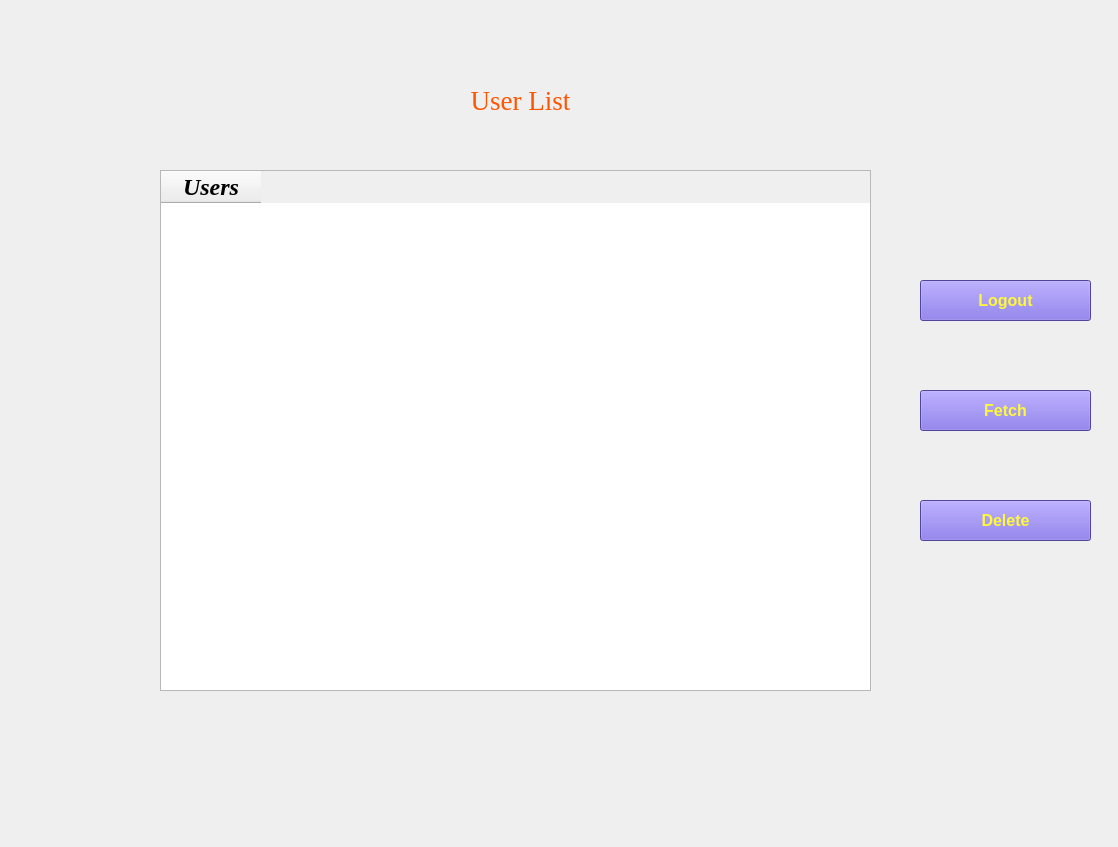
<?xml version="1.0" encoding="UTF-8"?>
<ui version="4.0">
 <class>MainWindow</class>
 <widget class="QMainWindow" name="MainWindow">
  <property name="geometry">
   <rect>
    <x>0</x>
    <y>0</y>
    <width>1118</width>
    <height>847</height>
   </rect>
  </property>
  <property name="windowTitle">
   <string>MainWindow</string>
  </property>
  <property name="styleSheet">
   <string notr="true">#centralwidget
{
	background-image:url(&quot;C:/Users/jaswa/Desktop/internship/projets/proj2/ui/image.jpg&quot;);
}</string>
  </property>
  <widget class="QWidget" name="centralwidget">
   <widget class="QLabel" name="label">
    <property name="geometry">
     <rect>
      <x>260</x>
      <y>70</y>
      <width>521</width>
      <height>61</height>
     </rect>
    </property>
    <property name="font">
     <font>
      <family>Times New Roman</family>
      <pointsize>20</pointsize>
     </font>
    </property>
    <property name="styleSheet">
     <string notr="true">color:rgb(255, 85, 0)</string>
    </property>
    <property name="text">
     <string>User List</string>
    </property>
    <property name="alignment">
     <set>Qt::AlignCenter</set>
    </property>
   </widget>
   <widget class="QTableWidget" name="uls">
    <property name="geometry">
     <rect>
      <x>160</x>
      <y>170</y>
      <width>711</width>
      <height>521</height>
     </rect>
    </property>
    <property name="font">
     <font>
      <pointsize>16</pointsize>
      <weight>75</weight>
      <italic>true</italic>
      <bold>true</bold>
     </font>
    </property>
    <property name="editTriggers">
     <set>QAbstractItemView::NoEditTriggers</set>
    </property>
    <column>
     <property name="text">
      <string>Users</string>
     </property>
     <property name="font">
      <font>
       <family>Times New Roman</family>
       <pointsize>18</pointsize>
       <weight>75</weight>
       <italic>true</italic>
       <bold>true</bold>
      </font>
     </property>
     <property name="textAlignment">
      <set>AlignCenter</set>
     </property>
    </column>
   </widget>
   <widget class="QPushButton" name="fh">
    <property name="geometry">
     <rect>
      <x>920</x>
      <y>390</y>
      <width>171</width>
      <height>41</height>
     </rect>
    </property>
    <property name="font">
     <font>
      <pointsize>12</pointsize>
      <weight>75</weight>
      <bold>true</bold>
     </font>
    </property>
    <property name="styleSheet">
     <string notr="true">background-color: rgb(114, 95, 220);
color: rgb(255, 248, 56);</string>
    </property>
    <property name="text">
     <string>Fetch</string>
    </property>
   </widget>
   <widget class="QPushButton" name="lot">
    <property name="geometry">
     <rect>
      <x>920</x>
      <y>280</y>
      <width>171</width>
      <height>41</height>
     </rect>
    </property>
    <property name="font">
     <font>
      <pointsize>12</pointsize>
      <weight>75</weight>
      <bold>true</bold>
     </font>
    </property>
    <property name="styleSheet">
     <string notr="true">background-color: rgb(114, 95, 220);
color: rgb(255, 248, 56);</string>
    </property>
    <property name="text">
     <string>Logout</string>
    </property>
   </widget>
   <widget class="QPushButton" name="d2">
    <property name="geometry">
     <rect>
      <x>920</x>
      <y>500</y>
      <width>171</width>
      <height>41</height>
     </rect>
    </property>
    <property name="font">
     <font>
      <pointsize>12</pointsize>
      <weight>75</weight>
      <bold>true</bold>
     </font>
    </property>
    <property name="styleSheet">
     <string notr="true">background-color: rgb(114, 95, 220);
color: rgb(255, 248, 56);</string>
    </property>
    <property name="text">
     <string>Delete</string>
    </property>
   </widget>
   <widget class="QLabel" name="pgb">
    <property name="geometry">
     <rect>
      <x>50</x>
      <y>750</y>
      <width>1021</width>
      <height>61</height>
     </rect>
    </property>
    <property name="font">
     <font>
      <family>Times New Roman</family>
      <pointsize>18</pointsize>
      <weight>75</weight>
      <italic>true</italic>
      <bold>true</bold>
     </font>
    </property>
    <property name="styleSheet">
     <string notr="true">color: rgb(255, 255, 0);</string>
    </property>
    <property name="text">
     <string/>
    </property>
    <property name="alignment">
     <set>Qt::AlignCenter</set>
    </property>
   </widget>
  </widget>
 </widget>
 <resources/>
 <connections/>
</ui>
